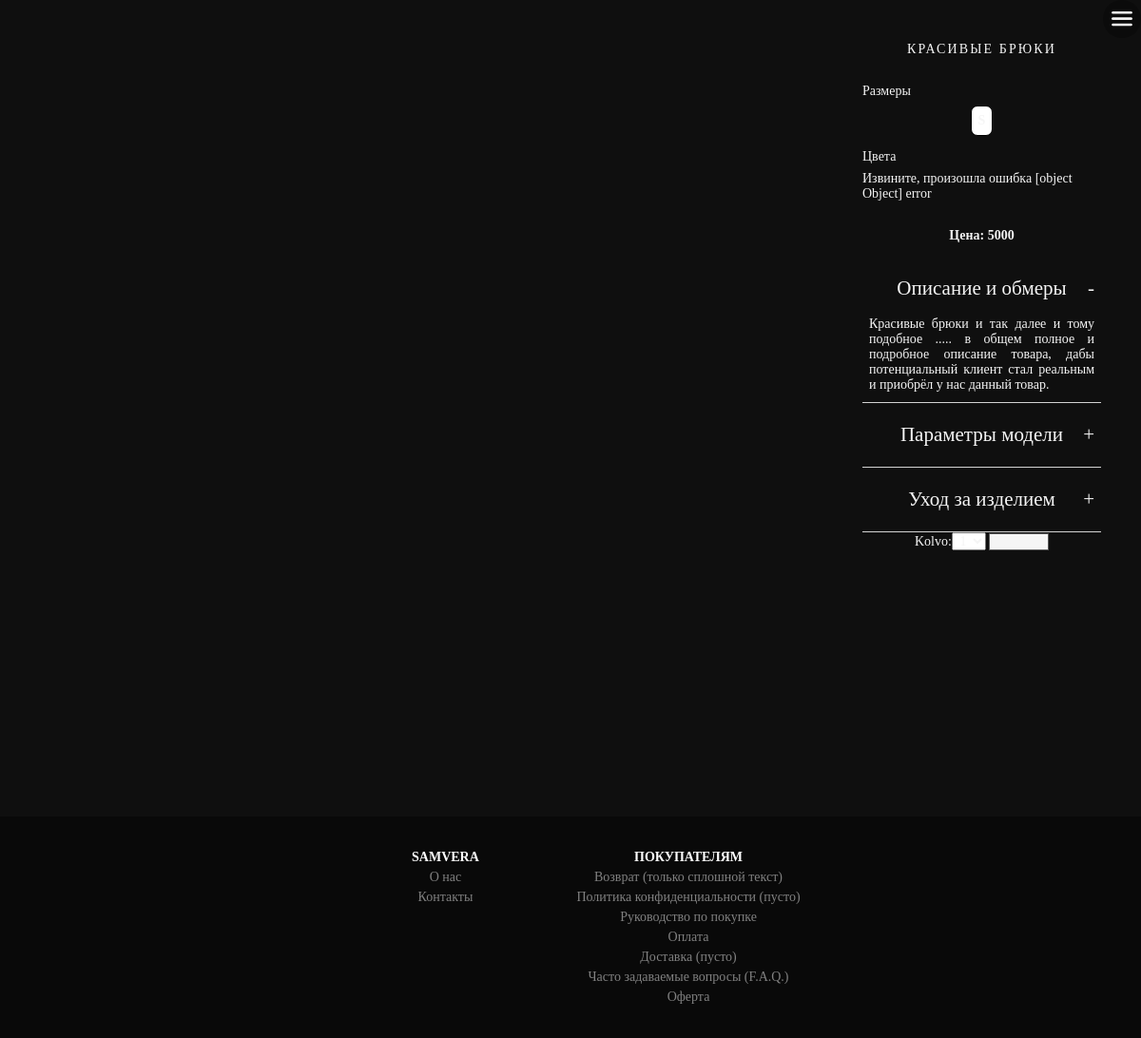
/thing/1/krasivye-bryuki/, run on an earlier commit of the app's database.
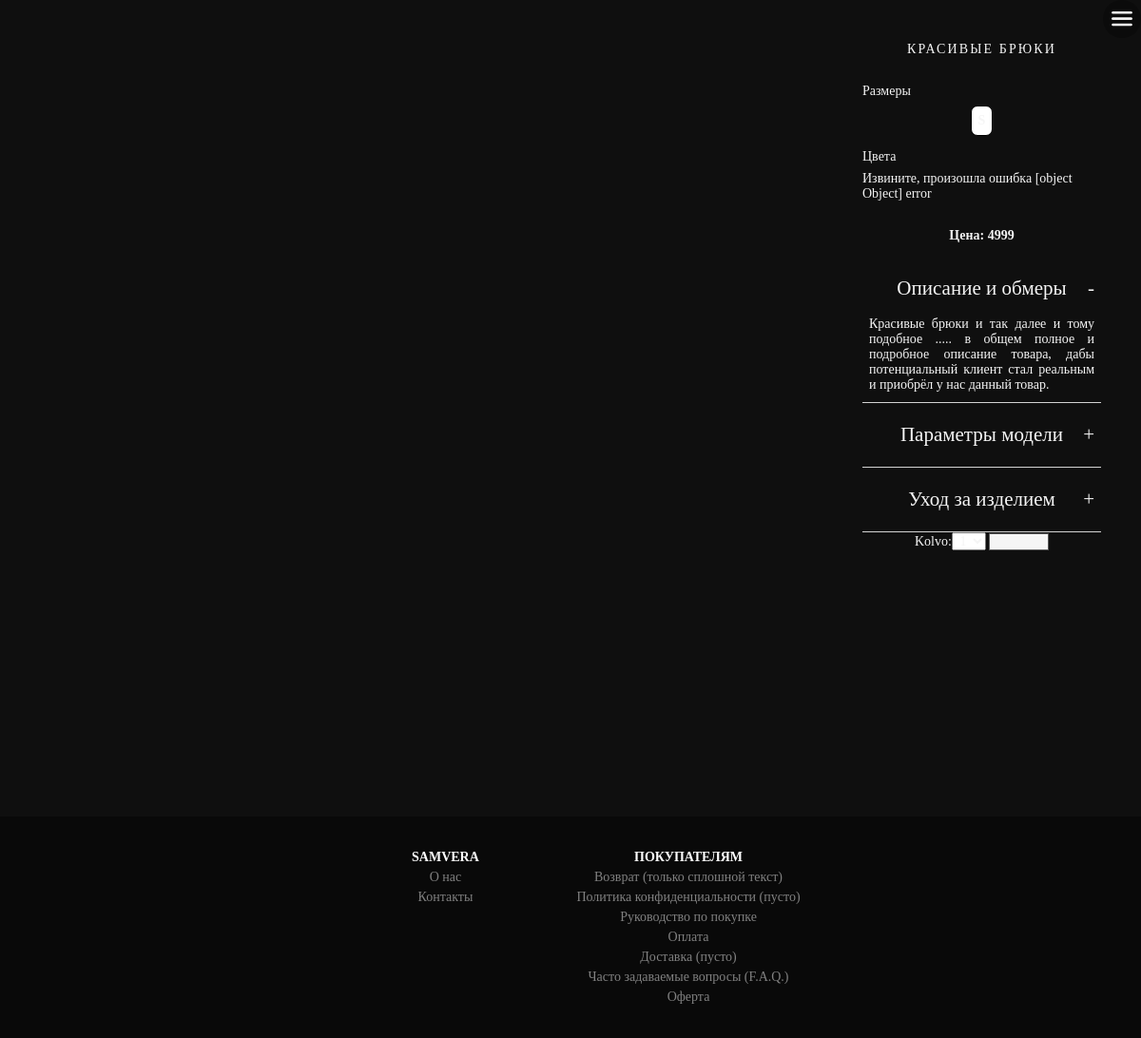
And on a later commit of the database.
### app/models.py (models this page shows, shortened)
class Tovar(models.Model):
    kod = models.UUIDField(default=uuid.uuid1)
    title = models.CharField("Название изделия", db_index=True, max_length=50)
    slug = models.SlugField("url адресс товара", db_index=True, max_length=50, unique=True, blank=True)
    descr = models.TextField("Описание товара")
    uhod = models.TextField("Уход за изделием")
    sebestoimost = models.PositiveIntegerField("Себестоимость товара")
    cost = models.PositiveIntegerField("Цена для клиента", default=5000)
    data_create = models.DateField("Дата добавления товара", auto_now_add=True)
    hidden = models.BooleanField("Видимость для покупателя", help_text="Признак видимости товара на сайте", default=True)
    category = models.ForeignKey(Category, on_delete=models.CASCADE, default=1, related_name='tovaritems', verbose_name='Категория товара')
    collection = models.ForeignKey(Collection, on_delete=models.CASCADE, null=True, blank=True, default=1, related_name='collectionparts', verbose_name='В составе коллекции')
    @property
    def random_image(self):
        v = Variaciya.objects.filter(tovar=self.id).order_by('?')[:1]
        g = Gallery.objects.filter(product=v[0].id).order_by('?')[:1]
        if g.count() == 0:
            return "gallery/no_image.png"
        else:
            return g[0].image
    def count_var(self):
        vars = Variaciya.objects.filter(tovar=self)
        return vars.count()
    count_var.short_description = 'Кол-во вариаций'
    def sizes(self):
        s = ""
        vs = self.variacii.values('size').annotate(Count('id')).order_by()
        print("vs = ", vs)
        for i in vs:
            print("I = ", i)
            sz = i['size']
            s=s+f'<div id="size-{sz}" data-tovar="{self.id}" data-size="{sz}" style="padding: .5rem; background: 1px solid gray; border-radius: .5rem;">{sz}</div>'
        return s
    class Meta:
        ordering = ['title']
        index_together = [
            ['id', 'slug']
        ]
        verbose_name = "Изделие"
        verbose_name_plural = "Изделия"

### app/views/views.py (the view)
# urls.py: path('thing/<int:id>/<str:slug>/', views.thing, name='thing'),
def thing(request, id, slug):
    t = get_object_or_404(models.Tovar, pk=id, slug=slug, hidden=True, variacii__in_variacii__consignments__closed = True)
    assert isinstance(request, HttpRequest)
    cart_product_form = CartAddProductForm()
    return render(
        request,
        'app/catalog/thing.html',
        {
            'message':t.title,
            'thing': t,
            'title':'Карточка товара',
            'year':year(),
            'cart_product_form': cart_product_form
        }
    )

### cart/forms.py
class CartAddProductForm(forms.Form):
    kolvo = forms.TypedChoiceField(choices=PRODUCT_QUANTITY_CHOICES, coerce=int)
    update = forms.BooleanField(required=False, initial=False, widget=forms.HiddenInput)

### app/context_processors.py (called while the page is built)
def categories(request):
    return {'categories': Category.objects.all()}

def collections(request):
    return {'collections': Collection.objects.all()}

### app/models.py (called while the page is built)
    def __str__(self):
        return self.title

    def get_absolute_url(self):
        return reverse('tovarbycollection', args=[self.slug])

    def __str__(self):
        return self.title

    def get_absolute_url(self):
        return reverse('tovarbycategory', args=[self.slug])

### app/views/views.py (called while the page is built)
def year():
    return "2019 - " + str(datetime.now().year)

### cart/cart.py (called while the page is built)
    def __len__(self):
        return sum(item['kolvo'] for item in self.cart.values())

### cart/context_processors.py (called while the page is built)
def cart(request):
    return {'cart': Cart(request)}

### app/templates/app/catalog/thing.html (shortened to what this page needs)
{% extends "app/layout.html" %}
{% load staticfiles %}
{% block css %}
<link rel="stylesheet" type="text/css" href="{% static 'app/content/css/flickity-docs.css' %}" />
<link rel="stylesheet" type="text/css" href="{% static 'app/content/css/account/account.css' %}" />
<link rel="stylesheet" type="text/css" href="{% static 'app/content/css/catalog/catalog.css' %}" />
{% endblock %}
{% block content %}
<div class="main_content">
    <div class="thing-content">
        <div class="info-thing">
            <div class="title">{{thing.title}}</div>
            <div class="variacii">
                <p>Размеры</p>
                <div class="sizes">{{thing.sizes|safe}}</div>
                <p>Цвета</p>
                <div class="colors">{{thing.colortile_korz|safe}}</div>
                <div class="cost">
                    <p>Цена: {{thing.cost}}</p>
                </div>
            </div>
            <div class="desc">
                <section class="ac-container">
                    <div class="">
                        <label for="ac-1">Описание и обмеры</label>
                        <article class="ac-small">
                            <p>{{thing.descr}}</p>
                        </article>
                    </div>
                    <div>
                        <label for="ac-2">Параметры модели</label>
                    </div>
                    <div>
                        <label for="ac-3">Уход за изделием</label>
                    </div>
                </section>
            </div>
            <form id="cart_product_form" action="{% url "cart:cart_add" thing.id %}" method="post">
                {{ cart_product_form }}
                <input id="btn-id" class="btn-base btn-light" type="submit" value="В корзину">
            </form>
        </div>
    </div>
</div>
{% endblock %}

What changed in the data, as far as the page shows it:
changed Tovar "КРАСИВЫЕ БРЮКИ": cost "5000" → "4999"
